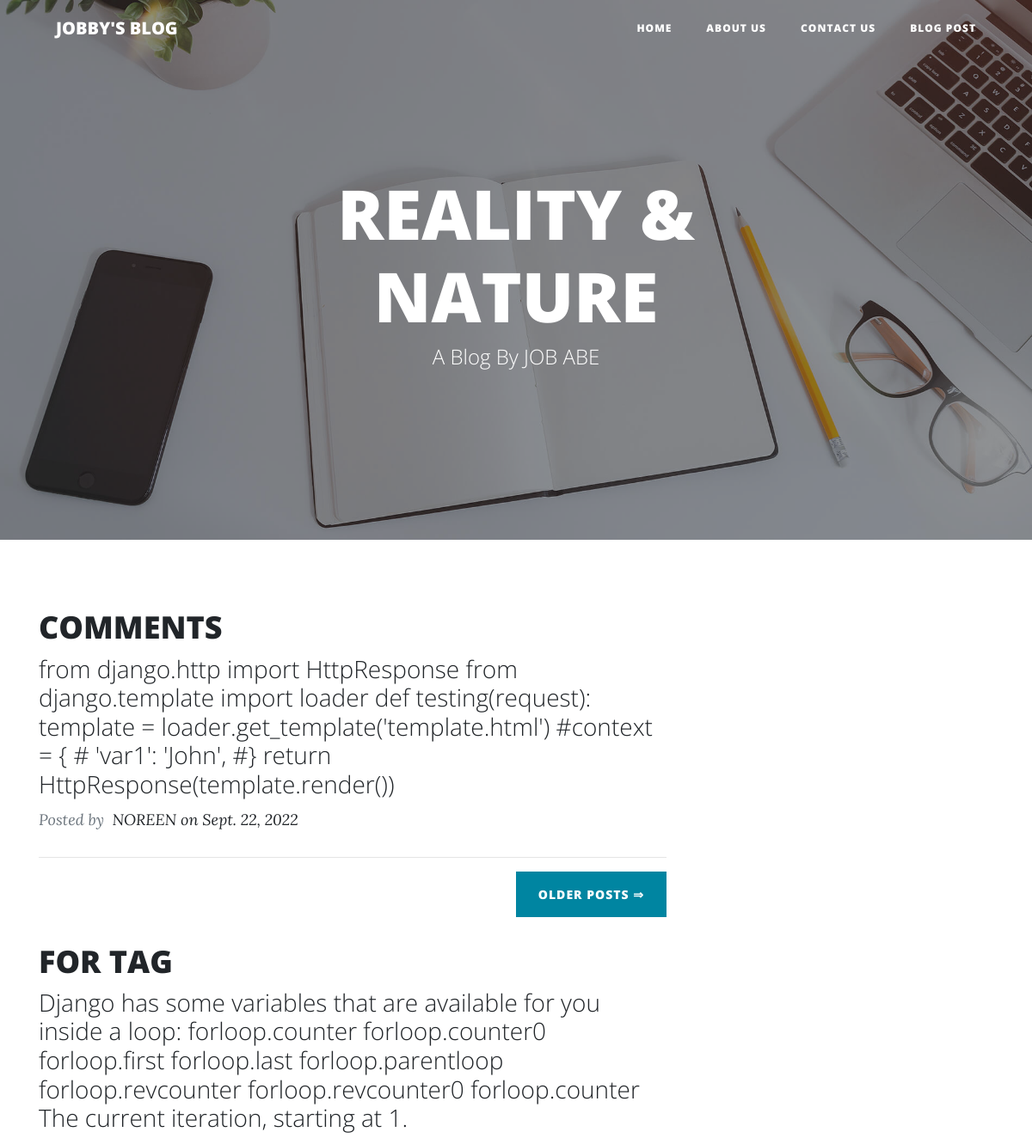
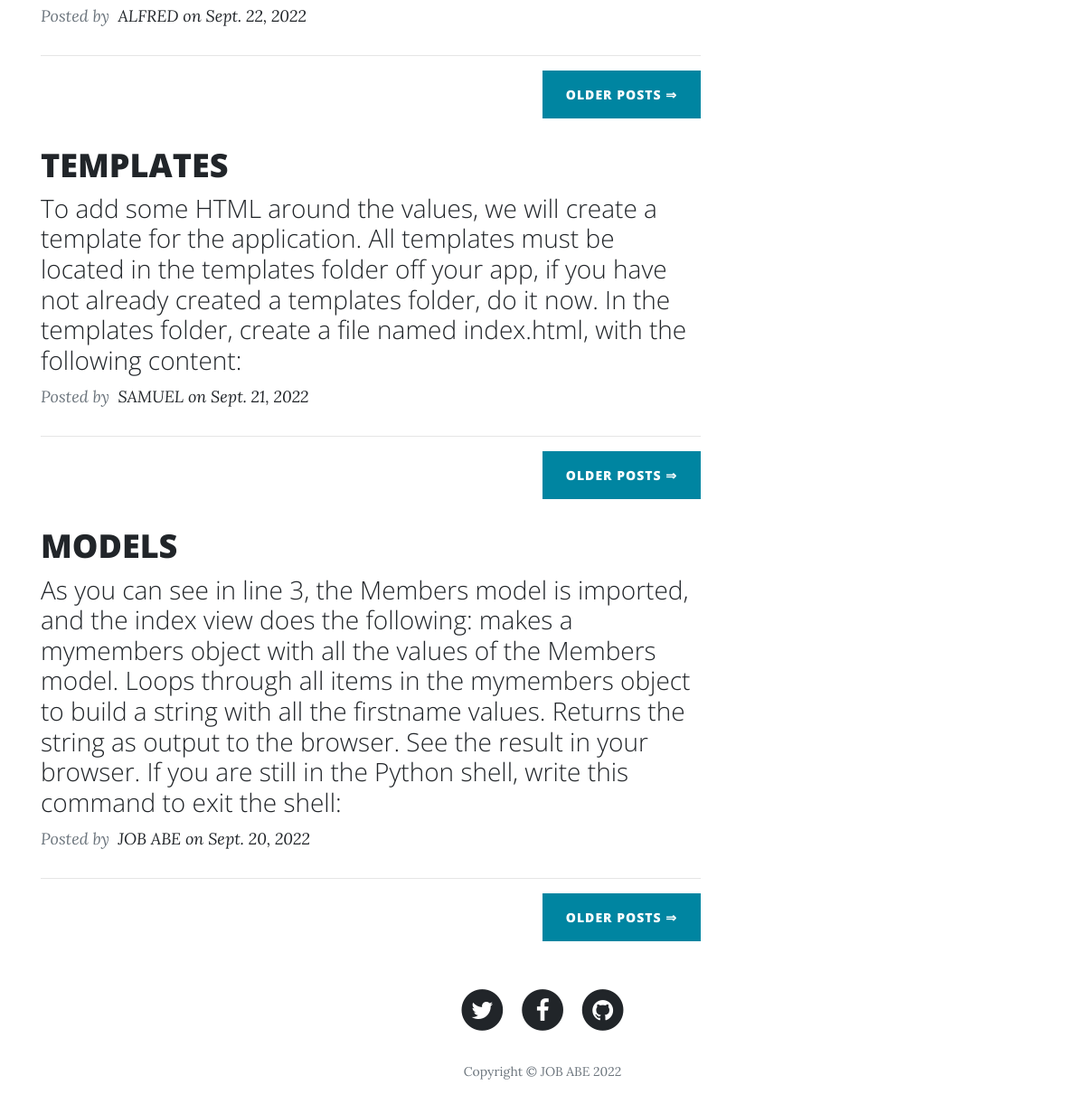
The page / on the database its author committed (2 pictures, top to bottom).
### blogs/models.py (models this page shows)
class BlogDetails(models.Model):
    title = models.CharField(max_length=200, unique=True)
    author = models.CharField(max_length=200)
    blog_text = models.TextField()
    blog_date = models.DateField(auto_now_add=True)

### blogs/views.py (the view)
# urls.py: 2. Add a URL to urlpatterns:  path('', views.home, name='home')
def home(request):
    blog = BlogDetails.objects.all().values()
    dictionary = {"contents":blog}
    return render(request, 'index.html', dictionary)

### templates/index.html (shortened to what this page needs)
<!DOCTYPE html>
<html>
<head>
    {% load static %}
    <link rel="stylesheet" href="{% static ' assets/fonts/font-awesome.min.css' %} ">
    <link rel="stylesheet" href="{% static 'assets/bootstrap/css/bootstrap.min.css' %}">
</head>
<body>
    <nav class="navbar navbar-light navbar-expand-lg fixed-top" id="mainNav">
        <div class="container"><a class="navbar-brand" href="index.html">JOBBY'S BLOG</a>
            <div
                class="collapse navbar-collapse" id="navbarResponsive">
                <ul class="nav navbar-nav ml-auto">
                    <li class="nav-item" role="presentation"><a class="nav-link" href="">Home</a></li>
                    <li class="nav-item" role="presentation"><a class="nav-link" href="">About us</a></li>
                    <li class="nav-item" role="presentation"><a class="nav-link" href="">Contact us</a></li>
                    <li class="nav-item" role="presentation"><a class="nav-link" href="">Blog Post</a></li>
                </ul>
        </div>
        </div>
    </nav>
    <header class="masthead" style="background-image:url('assets/img/home-bg.jpg');">
        <div class="overlay"></div>
        <div class="container">
            <div class="row">
                <div class="col-md-10 col-lg-8 mx-auto">
                    <div class="site-heading">
                        <h1>REALITY &amp; NATURE</h1><span class="subheading">A Blog By JOB ABE</span></div>
                </div>
            </div>
        </div>
    </header>
  {% for item in contents reversed %}
    <div class="container">
        <div class="row">
            <div class="col-md-10 col-lg-8">
                <div class="post-preview">
                    <a href="#">
                        <h2 class="post-title"> {{item.title}}</h2>
                        <h3 class="post-subtitle">{{item.blog_text }}</h3>
                    </a>
                    <p class="post-meta">Posted by&nbsp;<a href="#"> {{item.author}} on {{item.blog_date}} </a></p>
                </div>
                <hr>
                <div class="clearfix"><button class="btn btn-primary float-right" type="button">Older Posts&nbsp;⇒</button></div>
            </div>
        </div>
    </div>
   {% endfor %}
    <footer>
        <div class="container">
            <div class="row">
                <div class="col-md-10 col-lg-8 mx-auto">
                    <ul class="list-inline text-center">
                        <li class="list-inline-item"><span class="fa-stack fa-lg"><i class="fa fa-circle fa-stack-2x"></i><i class="fa fa-twitter fa-stack-1x fa-inverse"></i></span></li>
                        <li class="list-inline-item"><span class="fa-stack fa-lg"><i class="fa fa-circle fa-stack-2x"></i><i class="fa fa-facebook fa-stack-1x fa-inverse"></i></span></li>
                        <li class="list-inline-item"><span class="fa-stack fa-lg"><i class="fa fa-circle fa-stack-2x"></i><i class="fa fa-github fa-stack-1x fa-inverse"></i></span></li>
                    </ul>
                    <p class="text-muted copyright">Copyright&nbsp;©&nbsp;JOB ABE 2022</p>
                </div>
            </div>
        </div>
    </footer>
</body>
</html>

### rows shown on the page
BlogDetails: title "COMMENTS", blog_text "from django.http import HttpResponse from django.template import loader def testing(request): template = loader.get_template('template.html') #context = { # 'var1': 'John', #} return HttpResponse(template.render())", author "NOREEN", blog_date "Sept. 22, 2022"
BlogDetails: title "FOR TAG", blog_text "Django has some variables that are available for you inside a loop: forloop.counter forloop.counter0 forloop.first forloop.last forloop.parentloop forloop.revcounter forloop.revcounter0 forloop.counter The current iteration, starting at 1.", author "ALFRED", blog_date "Sept. 22, 2022"
BlogDetails: title "TEMPLATES", blog_text "To add some HTML around the values, we will create a template for the application. All templates must be located in the templates folder off your app, if you have not already created a templates folder, do it now. In the templates folder, create a file named index.html, with the following content:", author "SAMUEL", blog_date "Sept. 21, 2022"
BlogDetails: title "MODELS", blog_text "As you can see in line 3, the Members model is imported, and the index view does the following: makes a mymembers object with all the values of the Members model. Loops through all items in the mymembers object to build a string with all the firstname values. Returns the string as output to the browser. See the result in your browser. If you are still in the Python shell, write this command to exit the shell:", author "JOB ABE", blog_date "Sept. 20, 2022"
